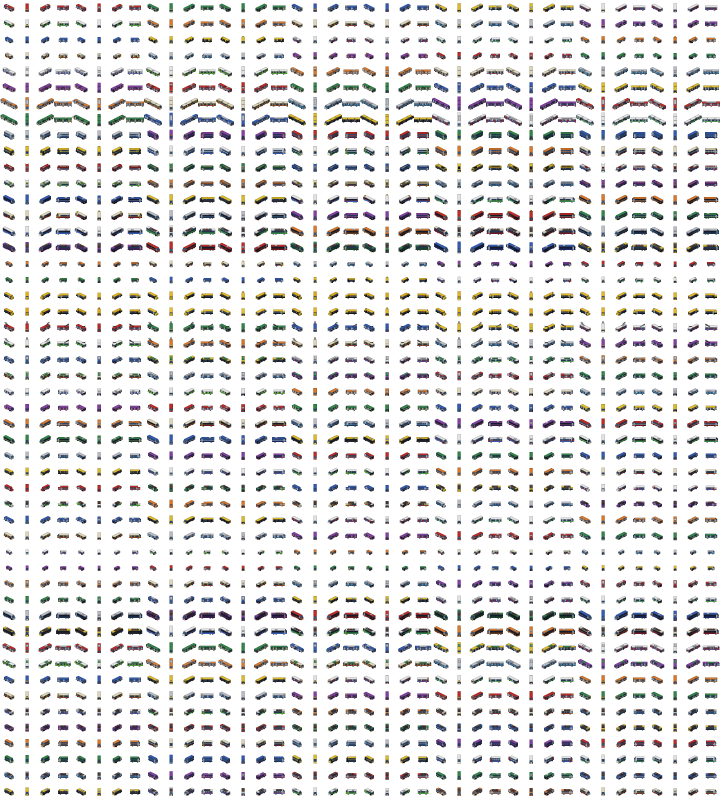
#> input picture src/assets/bus.png, 2880 x 3200 px, given in place of subway_001.png, which was not available (shown at 1/4 size)
$ python build_subway_atlas.py ../../src/assets/bus.png ../../src/assets/cityhall.png
#> lines starting #> are read from the running program, lines starting #| are printed output that depends on the picture
### tools/vehicle-sprites/subway.py
"""Generates the 30 subway train designs (8-direction sprites, same renderer as train.py).
Each design = a body type (a low, tube-like subway body, no pantograph) + a colour scheme (body, two band colours, front colour, band layout).
Usage: python3 subway.py   -> writes subway_out/vehicles/subway_NNN.png (lead car = 2d+1, middle car = 2d+2 for design d = 0..29) and an overview image.
Then build_subway_atlas.py packs them into src/client/assets/subway.png and src/shared/data/subwayDesigns.json.
"""
import math,os
from PIL import Image
import train as tr

def T(name,L,W,H,front,rd,doors,win): return dict(name=name,L=L,W=W,H=H,front=front,rd=rd,doors=doors,win=win,pan=False)
# Body types (indexes 0..5)
BODIES=[T('角型',40,9,11.4,'flat',.1,4,'pair'),T('丸屋根',40,9,11.6,'round',.8,4,'pair'),T('大窓',42,9,11.4,'slope',.2,4,'big'),
        T('流線',42,9,11.2,'bullet',.5,4,'band'),T('小型',34,8.4,10.8,'round',.9,3,'big'),T('帯窓角型',40,9,11.4,'flat',.3,4,'band')]
W_=(244,244,246);K=(28,30,36)
# name, body, band 1, band 2, front colour, band layout (train.py style 0..5), body type
DESIGNS=[
 ('白銀',(196,202,210),(40,96,176),(120,170,230),(196,202,210),0,0),
 ('藍染',(36,56,110),W_,(120,150,210),(36,56,110),0,2),
 ('朝霧',(238,238,232),(150,200,226),(196,222,238),(238,238,232),1,1),
 ('若草',W_,(60,170,90),(150,210,120),W_,4,3),
 ('夕焼け',W_,(232,120,36),(200,40,40),(232,120,36),1,5),
 ('黒曜',(30,32,40),(214,170,50),(150,120,40),(30,32,40),0,0),
 ('桜',W_,(240,160,190),(250,205,222),W_,2,4),
 ('銅',(176,106,66),(80,48,34),(222,176,130),(176,106,66),0,1),
 ('群青',(40,96,200),W_,(20,60,130),(40,96,200),3,2),
 ('月光',(240,226,160),(30,50,110),(110,130,190),(240,226,160),0,3),
 ('翡翠',(40,150,140),W_,(20,100,100),(40,150,140),2,5),
 ('珊瑚',(236,124,110),W_,(190,70,60),(236,124,110),0,0),
 ('夜行',(24,34,70),(250,214,60),(200,160,30),(24,34,70),0,1),
 ('雪華',(248,250,252),(170,200,230),(120,160,210),(248,250,252),5,2),
 ('琥珀',(206,144,50),W_,(130,86,30),(206,144,50),1,3),
 ('紫苑',(186,160,222),(100,60,160),(70,40,120),(186,160,222),0,4),
 ('檸檬',(240,214,50),K,(70,70,76),(240,214,50),0,5),
 ('鉛',(142,148,156),(200,40,40),(90,94,100),(142,148,156),0,0),
 ('波紋',(130,200,232),W_,(40,120,190),(130,200,232),5,1),
 ('菖蒲',W_,(110,80,180),(60,150,100),W_,1,2),
 ('煉瓦',(168,78,58),(236,218,176),(110,50,40),(168,78,58),0,3),
 ('星屑',(26,40,96),(210,222,250),(100,120,190),(26,40,96),5,4),
 ('若竹',(168,214,150),(40,120,70),(90,170,100),(168,214,150),4,5),
 ('陽だまり',(244,232,190),(240,190,40),(232,130,36),(244,232,190),1,0),
 ('灯台',W_,(200,40,40),(24,40,100),W_,2,1),
 ('水晶',(210,236,248),(140,200,230),(90,160,210),(210,236,248),0,2),
 ('錦',(200,40,40),(222,176,50),(50,140,80),(200,40,40),5,3),
 ('墨流し',(236,236,232),(40,42,50),(120,124,132),(236,236,232),5,4),
 ('蛍',(26,70,52),(170,220,60),(110,170,40),(26,70,52),0,5),
 ('虹',W_,(232,70,60),(70,140,220),W_,5,0),
]
assert len(DESIGNS)==30
# j encodes the design to livery(): j = 6*d + band layout, so that train.py's j%6 gives the band layout
def liv(a,j):
    d=j//6;_,body,b1,b2,fc,_s,_t=DESIGNS[d];return body,b1,b2,fc
tr.livery=liv
def jof(d): return 6*d+DESIGNS[d][5]
def model(i,k):
    d,c=divmod(i,2);sp=BODIES[DESIGNS[d][6]]
    return tr.render(tr.car(sp,jof(d),0,c==0),k*math.pi/4,96,76,48,46)
def label(i): d,c=divmod(i,2);return f'{d+1:02d}{"H" if c==0 else "M"} {DESIGNS[d][0]}'
# [11 lines that do not run on import are left out]

### tools/vehicle-sprites/train.py
"""Generates 8-direction vehicle sprites (renders a small 3D model rotated, in 2:1 isometric with a pixel-art look)
Directions: from 0 = facing lower right on screen (+X), counterclockwise in 45-degree steps: 0 lower right, 1 down, 2 lower left, 3 left, 4 upper left, 5 up, 6 upper right, 7 right
"""
import os,sys,math,csv,zipfile
from PIL import Image,ImageDraw
def mul(c,k): return tuple(max(0,min(255,int(v*k))) for v in c)
def lerp(a,b,t): return tuple(int(a[n]+(b[n]-a[n])*t) for n in range(3))
def vnorm(v):
    m=math.sqrt(sum(a*a for a in v)) or 1;return tuple(a/m for a in v)
def dot(a,b): return a[0]*b[0]+a[1]*b[1]+a[2]*b[2]
def sub(a,b): return (a[0]-b[0],a[1]-b[1],a[2]-b[2])
def cross(a,b): return (a[1]*b[2]-a[2]*b[1],a[2]*b[0]-a[0]*b[2],a[0]*b[1]-a[1]*b[0])
VIEW=(1,1,1.2);LGT=vnorm((0.25,0.65,0.72))
def Mp(axis,u,v,w): return (u,v,w) if axis=='z' else ((u,w,v) if axis=='y' else (w,u,v))
def _cen(pts): return tuple(sum(p[i] for p in pts)/len(pts) for i in range(3))
# [6 lines left out: function extrude, not called in this run]
def box(cx,cy,cz,lx,ly,lz,col):
    return extrude([(cx-lx/2,cy-ly/2),(cx+lx/2,cy-ly/2),(cx+lx/2,cy+ly/2),(cx-lx/2,cy+ly/2)],'z',cz-lz/2,cz+lz/2,col)
# [30 lines left out: functions tube, wheel, loft, place, not called in this run]
def decal(pts,n,col,cen,layer=0): return dict(faces=[pts],col=col,cen=cen,decal=True,n=n,layer=layer)
# [4 lines left out: function rrect, not called in this run]
def rotz(p,c,s): return (p[0]*c-p[1]*s,p[0]*s+p[1]*c,p[2])
# [41 lines left out: functions render, export_veh, not called in this run]
BODY=[(236,236,240),(188,194,202),(232,224,196),(232,120,36),(52,120,70),(40,96,176),(200,40,40),(240,200,40),(130,190,230),(110,70,50),(36,40,46),(30,150,150),(232,140,170),(120,70,170)]
BAND=[(40,96,176),(200,40,40),(52,150,80),(240,200,40),(232,120,36),(240,240,244),(36,40,46),(130,190,230),(30,150,150),(232,140,170),(120,70,170),(110,70,50),(188,194,202),(20,60,130)]
def T(name,L,W,H,front,rd,doors,win): return dict(name=name,L=L,W=W,H=H,front=front,rd=rd,doors=doors,win=win)
TR=[T('通勤4扉ステンレス',44,9.6,12.2,'flat',.25,4,'pair'),T('通勤4扉塗装',44,9.6,12.2,'flat',.35,4,'band'),T('近郊3扉',46,9.6,12.4,'slope',.3,3,'pair'),T('近郊2扉セミクロス',46,9.4,12.4,'slope',.3,2,'big'),
T('旧型湘南顔',42,9.2,12.6,'round',.7,2,'pane'),T('旧型通勤形',42,9.4,12.2,'flat',.5,3,'pane'),T('特急傾斜顔',50,9.4,12.6,'slope',.4,2,'big'),T('特急パノラマ',50,9.4,13.4,'round',.35,2,'big'),
T('高速鉄道風',56,10,12.6,'bullet',.55,2,'band'),T('ミニ高速鉄道風',48,8.6,11.8,'bullet',.5,2,'band'),T('2階建て高速鉄道風',54,10,15.6,'bullet',.5,2,'dd'),T('地下鉄角型',40,9,11.4,'flat',.1,4,'pair'),
T('地下鉄丸屋根',40,9,11.6,'round',.8,4,'pair'),T('路面電車単車',28,7.8,10.6,'flat',.3,2,'big'),T('路面電車連接低床',40,8.2,10,'round',.5,3,'big'),T('レトロ観光',38,8.8,12.2,'round',.8,2,'pane'),
T('展望観光',48,9.6,13.4,'bullet',.45,2,'big'),T('次世代曲面',50,9.6,12.8,'bullet',.6,3,'band'),T('リニア風',60,9.2,11.8,'bullet',.6,2,'band'),T('私鉄急行流線',46,9.6,12.6,'round',.45,3,'pair'),
T('私鉄通勤貫通',44,9.6,12.4,'flat',.3,4,'pair'),T('空港連絡',48,9.6,12.8,'bullet',.5,2,'big'),T('2階建て特急',46,9.8,15.4,'slope',.35,2,'dd'),T('ローカル小型2扉',34,8.6,11.6,'flat',.4,2,'pair'),
T('ワンマン1両',36,8.8,11.8,'slope',.4,2,'big'),T('都電風',26,7.4,10.4,'round',.6,2,'pane'),T('登山電車風',30,8.8,11.2,'slope',.3,2,'pane'),T('郊外大窓',44,9.6,12.8,'slope',.25,3,'big'),
T('旧型急行',44,9.2,12.6,'round',.6,2,'pane'),T('ライトレール風',42,8.4,10.2,'bullet',.35,3,'big')]
NAMES=[t['name'] for t in TR]
# [7 lines left out: function livery, not called in this run]
def xsec(W,z0,H,rd,sc=1.0,top=None,lift=0):
    z1=z0+H if top is None else top;zb=z0+lift;hw=W/2*sc;zs=zb+(z1-zb)*.7;pw=hw*(.58-.42*rd)
    return [(-hw,zb),(hw,zb),(hw,zs),(hw*(.93-.1*rd),zs+(z1-zs)*.7),(pw,z1),(-pw,z1),(-hw*(.93-.1*rd),zs+(z1-zs)*.7),(-hw,zs)]
GL=(34,52,84)
# [85 lines left out: functions cut, car, formation, not called in this run]
def model(i,k):
    d,c=divmod(i,2);a,j=divmod(d,15);return render(car(TR[a],j,a,c==0),k*math.pi/4,96,76,48,46)
def label(i): d,c=divmod(i,2);return f'{d+1:03d}{"H" if c==0 else "M"} t{d//15+1}-{d%15+1}'
# [7 lines that do not run on import are left out]

### tools/vehicle-sprites/build_subway_atlas.py
"""Packs the 30 subway designs (made by subway.py) into one atlas, like build_train_atlas.py does for the other trains.
Usage: python3 build_subway_atlas.py <output png> <output json>
Design numbers in the JSON are 1000 + d (d = 0..29), so they never collide with the other rail designs (0..449).
"""
import json,os,sys
from PIL import Image
import subway
CW,CH,OX,OY=96,76,48,46
SRC=os.path.join(os.path.dirname(os.path.abspath(__file__)),'subway_out','vehicles')
def main(out_png,out_json):
#> called with out_png = '../../src/assets/bus.png', out_json = '../../src/assets/cityhall.png'
    frames=[]
    for d in range(30):
        for role,idx in (('h',2*d+1),('m',2*d+2)):
            strip=Image.open(os.path.join(SRC,f'subway_{idx:03d}.png')).convert('RGBA')
#> strip is the input picture: PIL image 2880x3200 RGBA; mean R, G, B, A 16.5, 15.5, 15.3, 42.2
            for k in range(8):
                cell=strip.crop((k*CW,0,(k+1)*CW,CH));bb=cell.getbbox();frames.append((d,role,k,cell.crop(bb),bb))
#> this loop made 8 passes
#> bb on passes 1 to 8: (15, 15, 57, 47), (6, 14, 96, 48), (0, 16, 84, 42), (15, 15, 57, 47), (6, 14, 96, 48), (0, 16, 84, 42), (14, 14, 59, 48), (6, 13, 96, 49)
#> pass 1, in main, `cell = strip.crop((k * CW, 0, (k + 1) * CW, CH))`:
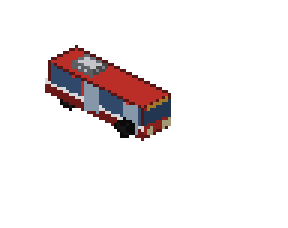
#> cell: PIL image 96x76 RGBA (shown 3 times larger); mean R, G, B, A 12.6, 7.3, 7.8, 27; transparent parts drawn white
#> pass 2, in main, `cell = strip.crop((k * CW, 0, (k + 1) * CW, CH))`:
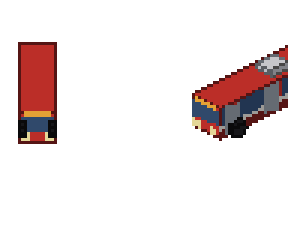
#> cell: PIL image 96x76 RGBA (shown 3 times larger); mean R, G, B, A 18.8, 8.7, 8.4, 37.2; transparent parts drawn white
#> pass 3, in main, `cell = strip.crop((k * CW, 0, (k + 1) * CW, CH))`:
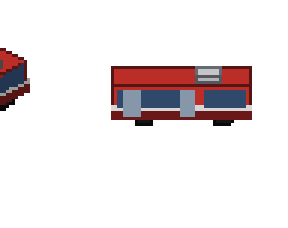
#> cell: PIL image 96x76 RGBA (shown 3 times larger); mean R, G, B, A 16.5, 9.3, 10.4, 35.8; transparent parts drawn white
#> after the loop:
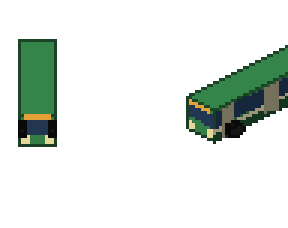
#> cell: PIL image 96x76 RGBA (shown 3 times larger); mean R, G, B, A 8.6, 15.5, 10.1, 39.5; transparent parts drawn white
#> after the loop, frames = 8 items
    order=sorted(range(len(frames)),key=lambda i:(-frames[i][3].height,-frames[i][3].width))
    W=1024;x=y=rowh=0;pos={}
    for i in order:
        w,h=frames[i][3].size
        if x+w+1>W: x=0;y+=rowh+1;rowh=0
        pos[i]=(x,y);x+=w+1;rowh=max(rowh,h)
    H=y+rowh+1;atlas=Image.new('RGBA',(W,H),(0,0,0,0));meta={}
    for i,(d,role,k,im,bb) in enumerate(frames):
        px,py=pos[i];atlas.paste(im,(px,py))
        L=subway.BODIES[subway.DESIGNS[d][6]]['L']
        e=meta.setdefault(str(1000+d),{'sc':round(min(0.42,20.0/(L+0.6)),3),'h':[None]*8,'m':[None]*8})
        e[role][k]=[px,py,im.width,im.height,OX-bb[0],OY-bb[1]]
    q=atlas.quantize(colors=255,method=Image.FASTOCTREE,dither=Image.NONE);tr=q.getpixel((0,0))
    q.save(out_png,transparency=tr,optimize=True)
    json.dump({'names':[d[0] for d in subway.DESIGNS],'designs':meta},open(out_json,'w'),separators=(',',':'),ensure_ascii=False)
    print('frames',len(frames),'atlas',(W,H),os.path.getsize(out_png),'json',os.path.getsize(out_json))
#> (the run stopped early here; a loop or call above may not have finished)
